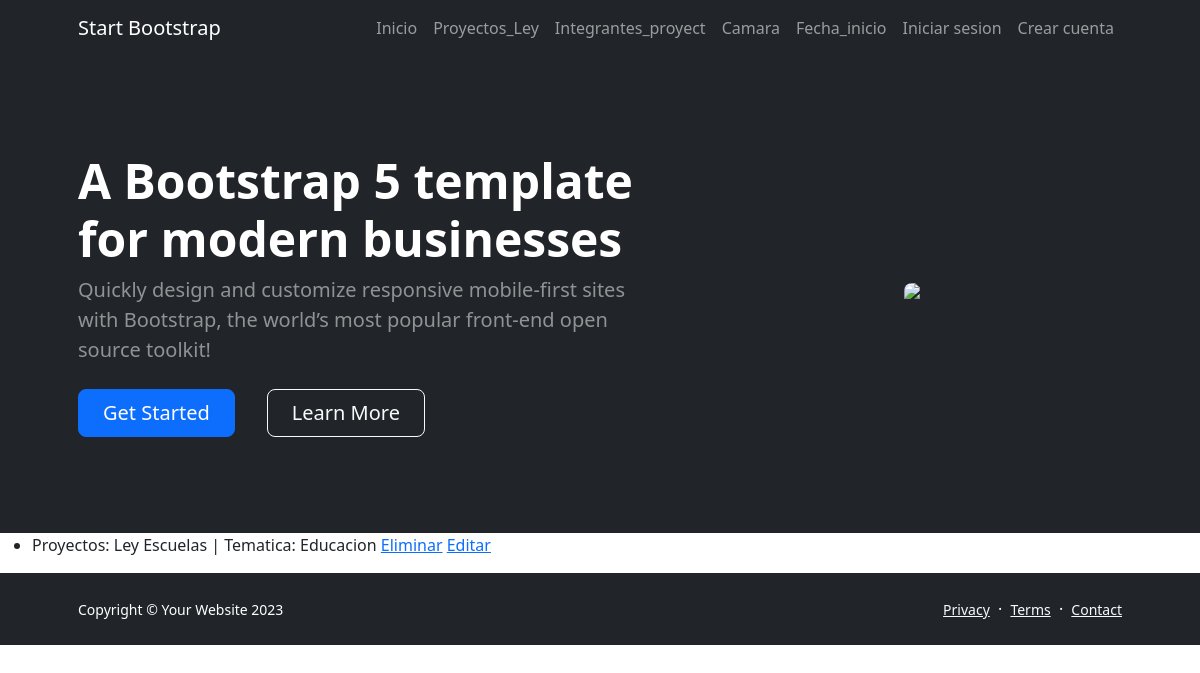
The app's page /leerProyectos, older data.
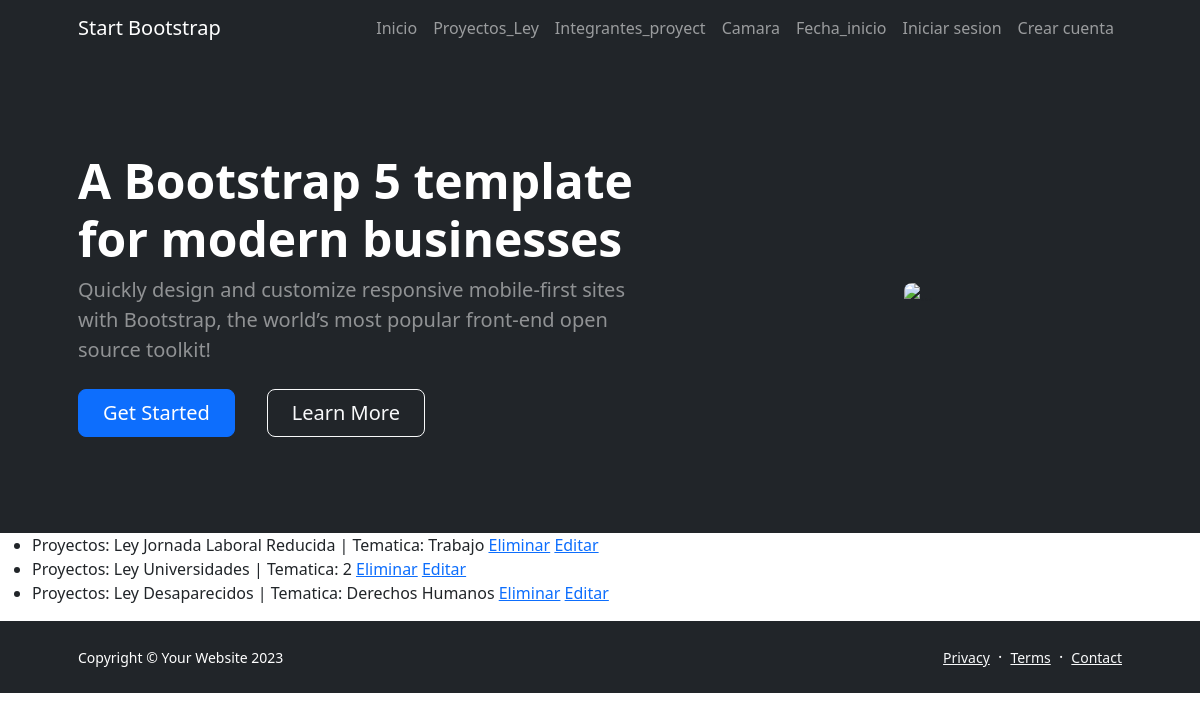
The same page, newer data.
### appcoder/models.py (models this page shows, shortened)
class Proyectos_Ley(models.Model):
    nombre= models.CharField(max_length=40)
    tematica=models.CharField(max_length=20)

### appcoder/views.py (the view)
# urls.py: path('leerProyectos', views.leerProyectos, name='LeerProyectos'),
def leerProyectos(request):
    proyectos = Proyectos_Ley.objects.all() #trae todos los proyectos
    return render(request, "AppCoder/leerProyectos.html", {'proyectos': proyectos})

### appcoder/templates/AppCoder/leerProyectos.html (shortened to what this page needs)
{% extends 'AppCoder/base.html' %}
{% load static %}
{% block main %}
<ul>
{% for proyecto in proyectos %}
    <li>Proyectos: {{ proyecto.nombre }} | Tematica: {{ proyecto.tematica }}
         <a href="{% url 'DeleteProyecto' proyecto.id %}">Eliminar</a>
         <a href="{% url 'EditProyecto' proyecto.id %}">Editar</a>
        </li>
{% endfor %}
</ul>
{% endblock main %}

### appcoder/templates/AppCoder/base.html (shortened to what this page needs)
<!DOCTYPE html>
<html lang="en">
    <head>
        {% load static %}
        <link href="https://cdn.jsdelivr.net/npm/bootstrap-icons@1.5.0/font/bootstrap-icons.css" rel="stylesheet" />
        <link rel="stylesheet" href="{% static 'AppCoder/css/styles.css'%}">
    </head>
    <body class="d-flex flex-column h-100">
        <main class="flex-shrink-0">
            <nav class="navbar navbar-expand-lg navbar-dark bg-dark">
                <div class="container px-5">
                    <a class="navbar-brand" href="index.html">Start Bootstrap</a>
                    <div class="collapse navbar-collapse" id="navbarSupportedContent">
                        <ul class="navbar-nav ms-auto mb-2 mb-lg-0">
                            <li class="nav-item"><a class="nav-link" href="{% url 'Inicio' %}">Inicio</a>
                            <li class="nav-item"><a class="nav-link" href="{% url 'Proyectos_Ley' %}">Proyectos_Ley</a>
                            <li class="nav-item"><a class="nav-link" href="{% url 'Integrantes_proyect' %}">Integrantes_proyect</a>
                            <li class="nav-item"><a class="nav-link" href="{% url 'Camara' %}">Camara</a>
                            <li class="nav-item"><a class="nav-link" href="{% url 'Fecha_Inicio'%}">Fecha_inicio</a>
                            <li class="nav-item"><a class="nav-link" href="#!">Iniciar sesion</a></li>
                            <li class="nav-item"><a class="nav-link" href="#!">Crear cuenta</a></li>
                    </div>
                </div>
            </nav>
            <header class="bg-dark py-5">
                <div class="container px-5">
                    <div class="row gx-5 align-items-center justify-content-center">
                        <div class="col-lg-8 col-xl-7 col-xxl-6">
                            <div class="my-5 text-center text-xl-start">
                                <h1 class="display-5 fw-bolder text-white mb-2">A Bootstrap 5 template for modern businesses</h1>
                                <p class="lead fw-normal text-white-50 mb-4">Quickly design and customize responsive mobile-first sites with Bootstrap, the world’s most popular front-end open source toolkit!</p>
                                <div class="d-grid gap-3 d-sm-flex justify-content-sm-center justify-content-xl-start">
                                    <a class="btn btn-primary btn-lg px-4 me-sm-3" href="#features">Get Started</a>
                                    <a class="btn btn-outline-light btn-lg px-4" href="#!">Learn More</a>
                                </div>
                            </div>
                        </div>
                        <div class="col-xl-5 col-xxl-6 d-none d-xl-block text-center"><img class="img-fluid rounded-3 my-5" src="{% static 'AppCodder/assets/fotocongreso.png'}" alt="..." /></div>
                    </div>
                </div>
            </header>
        {% block main %}
        {% endblock %}
        <footer class="bg-dark py-4 mt-auto">
            <div class="container px-5">
                <div class="row align-items-center justify-content-between flex-column flex-sm-row">
                    <div class="col-auto"><div class="small m-0 text-white">Copyright &copy; Your Website 2023</div></div>
                    <div class="col-auto">
                        <a class="link-light small" href="#!">Privacy</a>
                        <span class="text-white mx-1">&middot;</span>
                        <a class="link-light small" href="#!">Terms</a>
                        <span class="text-white mx-1">&middot;</span>
                        <a class="link-light small" href="#!">Contact</a>
                    </div>
                </div>
            </div>
        </footer>
    </body>
</html>

Row changes from the older to the newer data that the page shows:
removed Proyectos_Ley: nombre "Ley Escuelas", tematica "Educacion"
added Proyectos_Ley: nombre "Ley Jornada Laboral Reducida", tematica "Trabajo"
added Proyectos_Ley: nombre "Ley Universidades", tematica "2"
added Proyectos_Ley: nombre "Ley Desaparecidos", tematica "Derechos Humanos"
